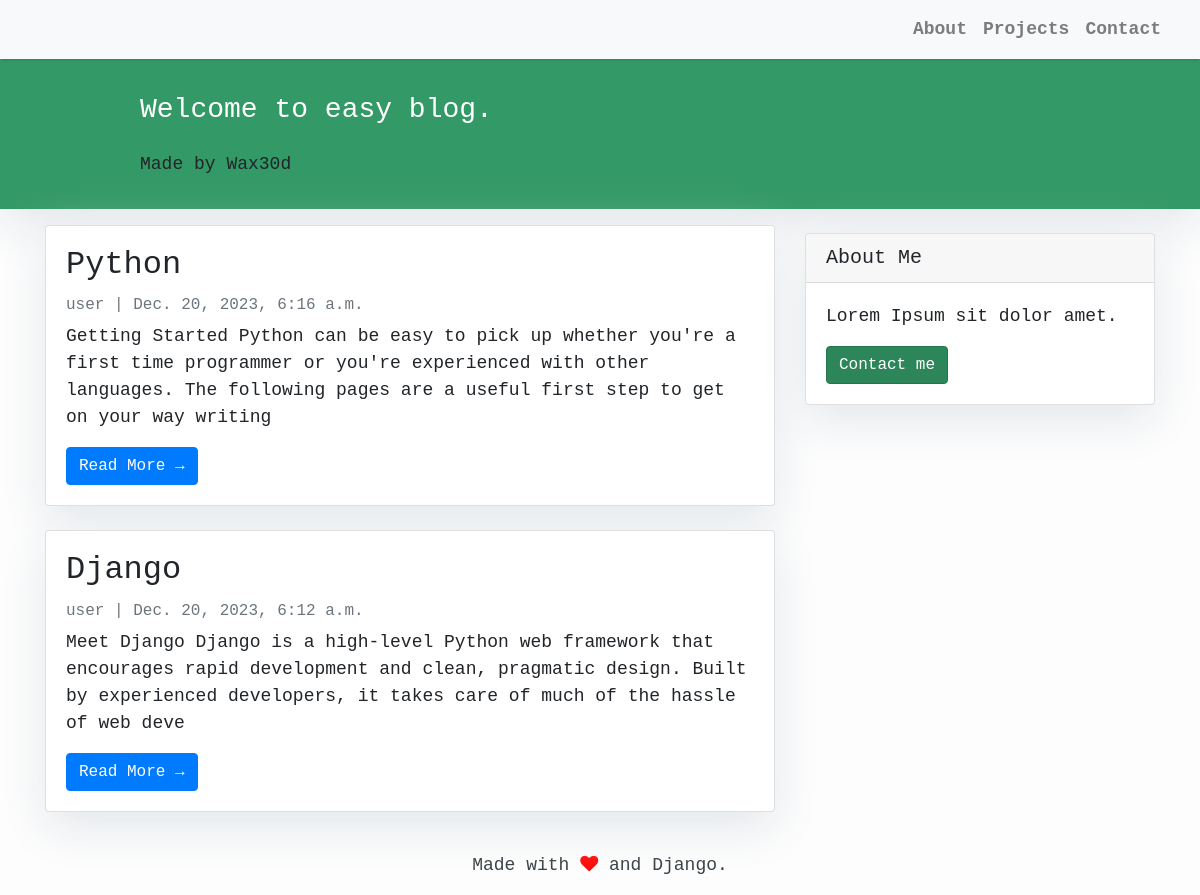
The page / on the database its author committed.
### blog/models.py (models this page shows, shortened)
class Post(models.Model):
    title = models.CharField(max_length=300, unique=True)
    slug = models.SlugField(max_length=300, unique=True)
    author = models.ForeignKey(User, on_delete=models.CASCADE, related_name='blog_posts')
    content = models.TextField()
    status = models.IntegerField(choices=STATUS, default=0)
    created_at = models.DateTimeField(auto_now_add=True)
    updated_at = models.DateTimeField(auto_now=True)
    class Meta:
        ordering = ['-created_at']

### blog/views.py (the view)
# urls.py: path('', views.PostList.as_view(), name='home'),
class PostList(generic.ListView):
    queryset = Post.objects.filter(status=1).order_by('-created_at')
    template_name = 'index.html'

### blog/templates/index.html (shortened to what this page needs)
{% extends "base.html" %}
{% block content %}
<header class="masthead">
    <div class="container">
        <div class="row">
            <div class=" col-md-8 col-md-10 mx-auto">
                <div class="site-heading">
                    <h3 class=" site-heading my-4 mt-3 text-white">Welcome to easy blog.</h3>
                    <p>Made by Wax30d</p>
                </div>
            </div>
        </div>
    </div>
</header>
<div class="container">
    <div class="row">
        <div class="col-md-8 mt-3 left">
            {% for post in post_list %}
            <div class="card mb-4">
                <div class="card-body">
                    <h2 class="card-title">{{ post.title }}</h2>
                    <p class="card-text text-muted h6">{{ post.author }} | {{ post.created_at}} </p>
                    <p class="card-text">{{post.content|slice:":200" }}</p>
                    <a href="{% url 'post_detail' post.slug  %}" class="btn btn-primary">Read More &rarr;</a>
                </div>
            </div>
            {% endfor %}
        </div>
        {% block sidebar %} {% include 'sidebar.html' %} {% endblock sidebar %}
    </div>
</div>
{% endblock %}

### blog/templates/base.html (shortened to what this page needs)
<!DOCTYPE html>
<html>
    <head>
        <link rel="stylesheet" href="https://maxcdn.bootstrapcdn.com/bootstrap/4.0.0/css/bootstrap.min.css"
 />
        <link rel="stylesheet" href="https://cdnjs.cloudflare.com/ajax/libs/font-awesome/4.7.0/css/font-awesome.min.css">
    </head>
    <body>
        <nav class="navbar navbar-expand-lg navbar-light bg-light shadow" id="mainNav">
            <div class="container-fluid">
                <div class="collapse navbar-collapse" id="navbarResponsive">
                    <ul class="navbar-nav ml-auto">
                        <li class="nav-item text-black">
                            <a class="nav-link text-black font-weight-bold" href="#">About</a>
                        </li>
                        <li class="nav-item text-black">
                            <a class="nav-link text-black font-weight-bold" href="#">Projects</a>
                        </li>
                        <li class="nav-item text-black">
                            <a class="nav-link text-black font-weight-bold" href="#">Contact</a>
                        </li>
                    </ul>
                </div>
            </div>
        </nav>
        {% block content %}{% endblock content %}
        <footer class="py-3 bg-grey">
            <p class="m-0 text-dark text-center ">Made with <i class="fa fa-heart" style="color:red"></i> and Django.</p>
        </footer>
    </body>
</html>

### blog/templates/sidebar.html (shortened to what this page needs)
{% block sidebar %}
<div class="col-md-4 float-right ">
<div class="card my-4">
        <h5 class="card-header">About Me</h5>
    <div class="card-body">
        <p class="card-text">Lorem Ipsum sit dolor amet.</p>
        <a href="#"
           class="btn btn-danger">Contact me</a>
    </div>
</div>
</div>
{% endblock sidebar %}

### blog/templates/base.html (style rules this page uses)
body { font-family: "Lucida Console", monospace; font-size: 17px; background-color: #fdfdfd; }
.shadow { box-shadow: 0 4px 2px -2px rgba(0, 0, 0, 0.1); }
.btn-danger { color: #fff; background-color: #2d8659; border-color: #26734d; }
.masthead { background: #339966; height: auto; padding-bottom: 15px; box-shadow: 0 16px 48px #E3E7EB; padding-top: 10px; }

### blog/templates/index.html (style rules this page uses)
body { font-family: "Lucida Console", monospace; font-size: 18px; background-color: #fdfdfd; }
.card { box-shadow: 0 16px 48px #E3E7EB; }

### blog/templates/sidebar.html (style rules this page uses)
.card { box-shadow: 0 16px 48px #E3E7EB; }

### rows shown on the page
Post: title "Python", author "user", created_at "Dec. 20, 2023, 6:16 a.m.", content "Getting Started Python can be easy to pick up whether you're a first time programmer or you're experienced with other languages. The following pages are a useful first step to get on your way writing"
Post: title "Django", author "user", created_at "Dec. 20, 2023, 6:12 a.m.", content "Meet Django Django is a high-level Python web framework that encourages rapid development and clean, pragmatic design. Built by experienced developers, it takes care of much of the hassle of web deve"
